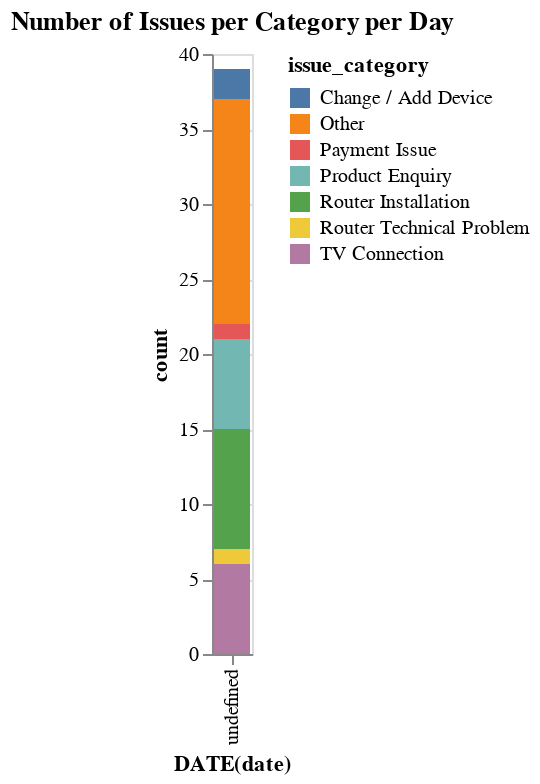

The notebook cell this image was saved under:
### Markdown cell above
#### Altair

### Code cell
import altair as alt

alt.Chart(df).mark_bar().encode(
    x='DATE(date):O',
    y='count:Q',
    color='issue_category:N',
).properties(
    title='Number of Issues per Category per Day'
).interactive()

### Figure 1 — Vega-Lite specification as saved in the notebook (floating-point values rounded to 4 significant figures)
{"config": {"view": {"continuousWidth": 300, "continuousHeight": 300}}, "data": {"name": "data-67b461af7c33a92756f78e006c13b78c"}, "mark": {"type": "bar"}, "encoding": {"color": {"field": "issue_category", "type": "nominal"}, "x": {"field": "DATE(date)", "type": "ordinal"}, "y": {"field": "count", "type": "quantitative"}}, "params": [{"name": "param_2", "select": {"type": "interval", "encodings": ["x", "y"]}, "bind": "scales"}], "title": "Number of Issues per Category per Day", "$schema": "https://vega.github.io/schema/vega-lite/v5.15.1.json", "datasets": {"data-67b461af7c33a92756f78e006c13b78c": [{"date": "2023-10-23", "issue_category": "Other", "count": 5}, {"date": "2023-10-23", "issue_category": "TV Connection", "count": 1}, {"date": "2023-10-24", "issue_category": "Change / Add Device", "count": 1}, {"date": "2023-10-24", "issue_category": "Other", "count": 9}, {"date": "2023-10-24", "issue_category": "Router Installation", "count": 1}, {"date": "2023-10-24", "issue_category": "TV Connection", "count": 2}, {"date": "2023-10-25", "issue_category": "Payment Issue", "count": 1}, {"date": "2023-10-25", "issue_category": "Product Enquiry", "count": 2}, {"date": "2023-10-25", "issue_category": "Router Installation", "count": 4}, {"date": "2023-10-25", "issue_category": "TV Connection", "count": 2}, {"date": "2023-10-26", "issue_category": "Change / Add Device", "count": 1}, {"date": "2023-10-26", "issue_category": "Other", "count": 1}, {"date": "2023-10-26", "issue_category": "Product Enquiry", "count": 3}, {"date": "2023-10-26", "issue_category": "Router Installation", "count": 3}, {"date": "2023-10-26", "issue_category": "TV Connection", "count": 1}, {"date": "2023-10-27", "issue_category": "Product Enquiry", "count": 1}, {"date": "2023-10-27", "issue_category": "Router Technical Problem", "count": 1}]}}
